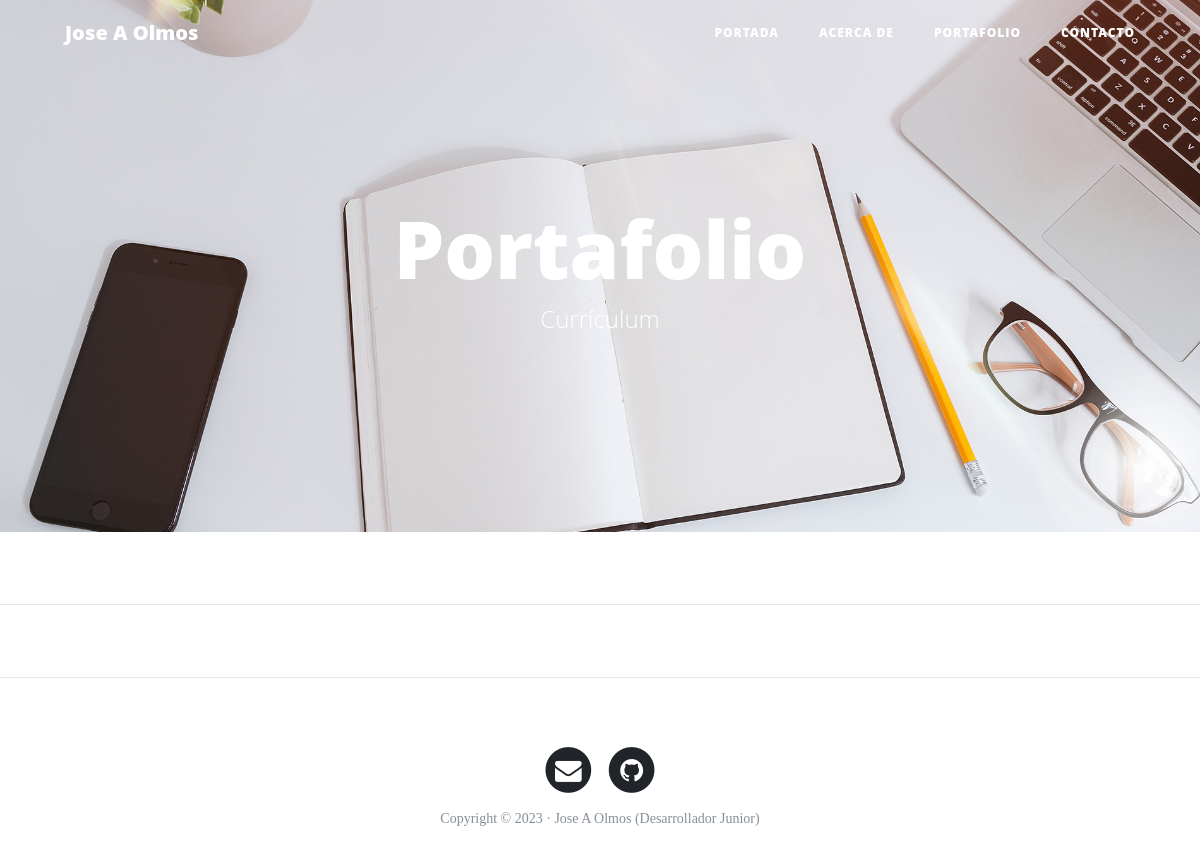
/portfolio/, run on an earlier commit of the app's database.
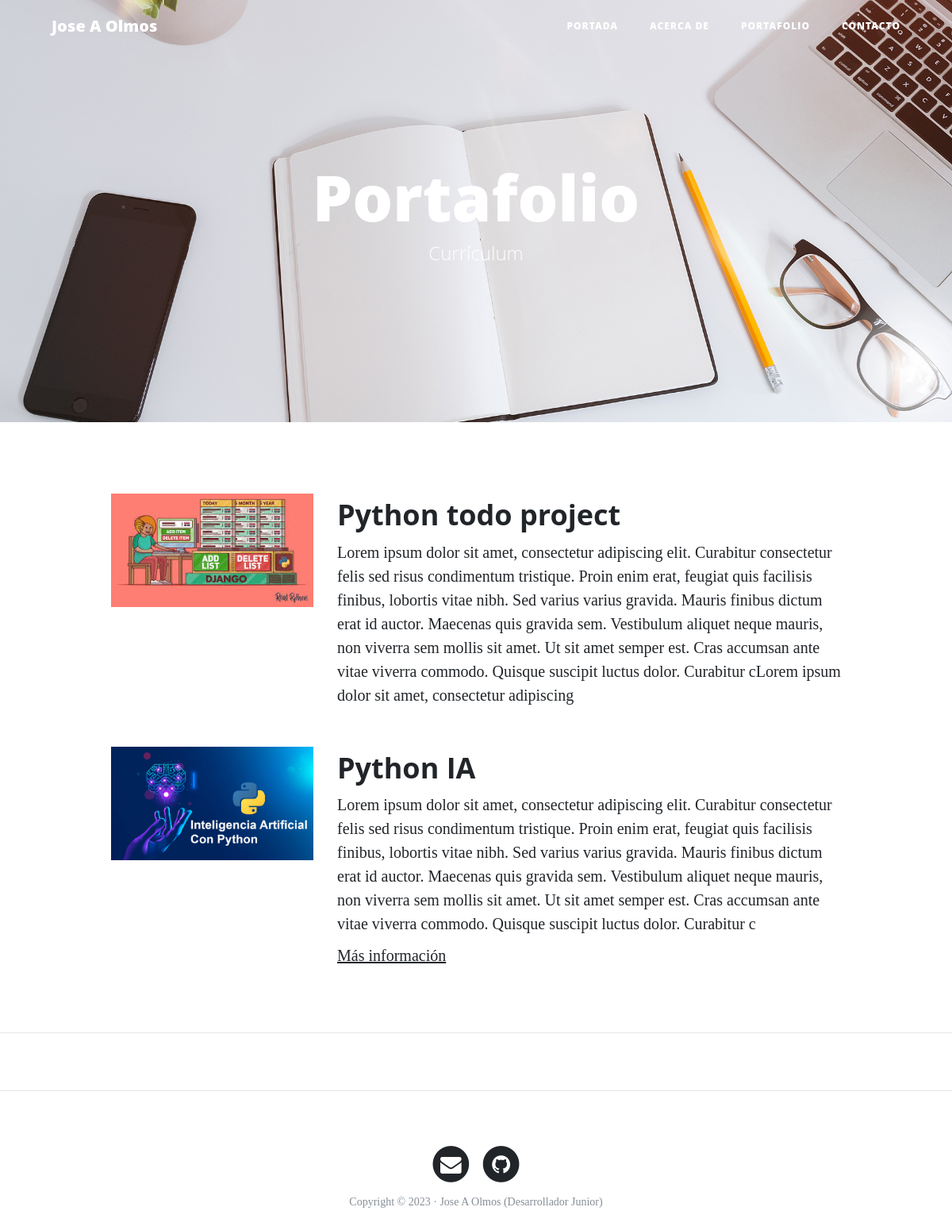
And on a later commit of the database.
### portfolio/models.py (models this page shows, shortened)
class Project(models.Model):
    title = models.CharField(max_length=250, verbose_name="Título")
    description = models.TextField(verbose_name="Descripción")
    image = models.ImageField(verbose_name="Imagen", upload_to="projects")
    link = models.URLField(verbose_name="Dirección Web", null=True, blank=True)
    created = models.DateTimeField(auto_now_add=True, verbose_name="Fecha de creación")
    updated = models.DateTimeField(auto_now=True, verbose_name="Fecha de actualización")
    class Meta:
        verbose_name = "proyecto"
        verbose_name_plural = "proyectos"
        ordering = ["-created"]

### portfolio/views.py (the view)
# urls.py: path('portfolio/', portfolio_views.portfolio, name="portfolio"),
def portfolio(request):
    projects = Project.objects.all()
    return render(request, "portfolio/portfolio.html", {'projects':projects})

### portfolio/templates/portfolio/portfolio.html (shortened to what this page needs)
{% extends 'core/base.html'%}
{% block background %}{% load static %}{% static 'core/img/portfolio-bg.jpg' %}{% endblock background %}
{% block headers%}
<h1>Portafolio</h1>
<span class="subheading">Currículum</span>
{% endblock headers%}
{% block content %}
    {% for project in projects %}
    <div class="row project">
       <div class="col-lg-3 col-md-4 offset-lg-1">
           <img class="img-fluid" src="{{project.image.url}}" alt="">
       </div>
       <div class="col-lg-7 col-md-8">
            <h2 class="section-heading title">{{project.title}}</h2>
            <p>{{project.description}}</p>
            {% if project.link %}
                <p><a href="{{project.link}}">Más información</a></p>
            {% endif %}
       </div>
   </div>
   {% endfor %}
{% endblock content%}

### core/templates/core/base.html (shortened to what this page needs)
<!DOCTYPE html>
<html lang="es">
  <head>
    {% load static %}
    <link href="{% static 'core/vendor/bootstrap/css/bootstrap.min.css' %}" rel="stylesheet">
    <link href="{% static 'core/vendor/font-awesome/css/font-awesome.min.css' %}" rel="stylesheet" type="text/css">
    <link href="{% static 'core/css/clean-blog.min.css' %}" rel="stylesheet">
  </head>
  <body>
    <nav class="navbar navbar-expand-lg navbar-light fixed-top" id="mainNav">
      <div class="container">
        <a class="navbar-brand" href="{% url 'home' %}">Jose A Olmos</a>
        <div class="collapse navbar-collapse" id="navbarResponsive">
          <ul class="navbar-nav ml-auto">
            <li class="nav-item">
              <a class="nav-link" href="{% url 'home' %}">Portada</a>
            </li>
            <li class="nav-item">
              <a class="nav-link" href="{% url 'about' %}">Acerca de</a>
            </li>
            <li class="nav-item">
              <a class="nav-link" href="{% url 'portfolio' %}">Portafolio</a>
            </li>
            <li class="nav-item">
              <a class="nav-link" href="{% url 'contact' %}">Contacto</a>
            </li>
          </ul>
        </div>
      </div>
    </nav>
    <header class="masthead" style="background-image: url('{% block background %}{% endblock background %}')">
      <div class="container">
        <div class="row">
          <div class="col-lg-8 col-md-10 mx-auto">
            <div class="site-heading">
              {% block headers%}
              {% endblock headers%}
            </div>
          </div>
        </div>
      </div>
    </header>
    <div class="container">
        {% block content %}{% endblock %}
    </div>
    <hr>
    {% if request.path != "/" %}<hr>{% endif %}
    <footer>
      <div class="container">
        <div class="row">
          <div class="col-lg-8 col-md-10 mx-auto">
            <ul class="list-inline text-center">
              <li class="list-inline-item">
                <a href="#">
                  <span class="fa-stack fa-lg">
                    <i class="fa fa-circle fa-stack-2x"></i>
                    <i class="fa fa-envelope fa-stack-1x fa-inverse"></i>
                  </span>
                </a>
              </li>
              <li class="list-inline-item">
                <a href="#">
                  <span class="fa-stack fa-lg">
                    <i class="fa fa-circle fa-stack-2x"></i>
                    <i class="fa fa-github fa-stack-1x fa-inverse"></i>
                  </span>
                </a>
              </li>
            </ul>
            <p class="copyright text-muted">Copyright &copy; 2023 · Jose A Olmos (Desarrollador Junior) </p>
          </div>
        </div>
      </div>
    </footer>
  </body>
</html>

What changed in the data, as far as the page shows it:
added Project: image (picture), title "Python todo project", description "Lorem ipsum dolor sit amet, consectetur adipiscing elit. Curabitur consectetur felis sed risus condimentum tristique. Proin enim erat, feugiat quis facilisis finibus, lobortis vitae nibh. Sed varius varius gravida. Mauris finibus dictum erat id auctor. Maecenas quis gravida sem. Vestibulum aliquet neque mauris, non viverra sem mollis sit amet. Ut sit amet semper est. Cras accumsan ante vitae viverra commodo. Quisque suscipit luctus dolor. Curabitur cLorem ipsum dolor sit amet, consectetur adipiscing"
added Project: image (picture), title "Python IA", description "Lorem ipsum dolor sit amet, consectetur adipiscing elit. Curabitur consectetur felis sed risus condimentum tristique. Proin enim erat, feugiat quis facilisis finibus, lobortis vitae nibh. Sed varius varius gravida. Mauris finibus dictum erat id auctor. Maecenas quis gravida sem. Vestibulum aliquet neque mauris, non viverra sem mollis sit amet. Ut sit amet semper est. Cras accumsan ante vitae viverra commodo. Quisque suscipit luctus dolor. Curabitur c"
